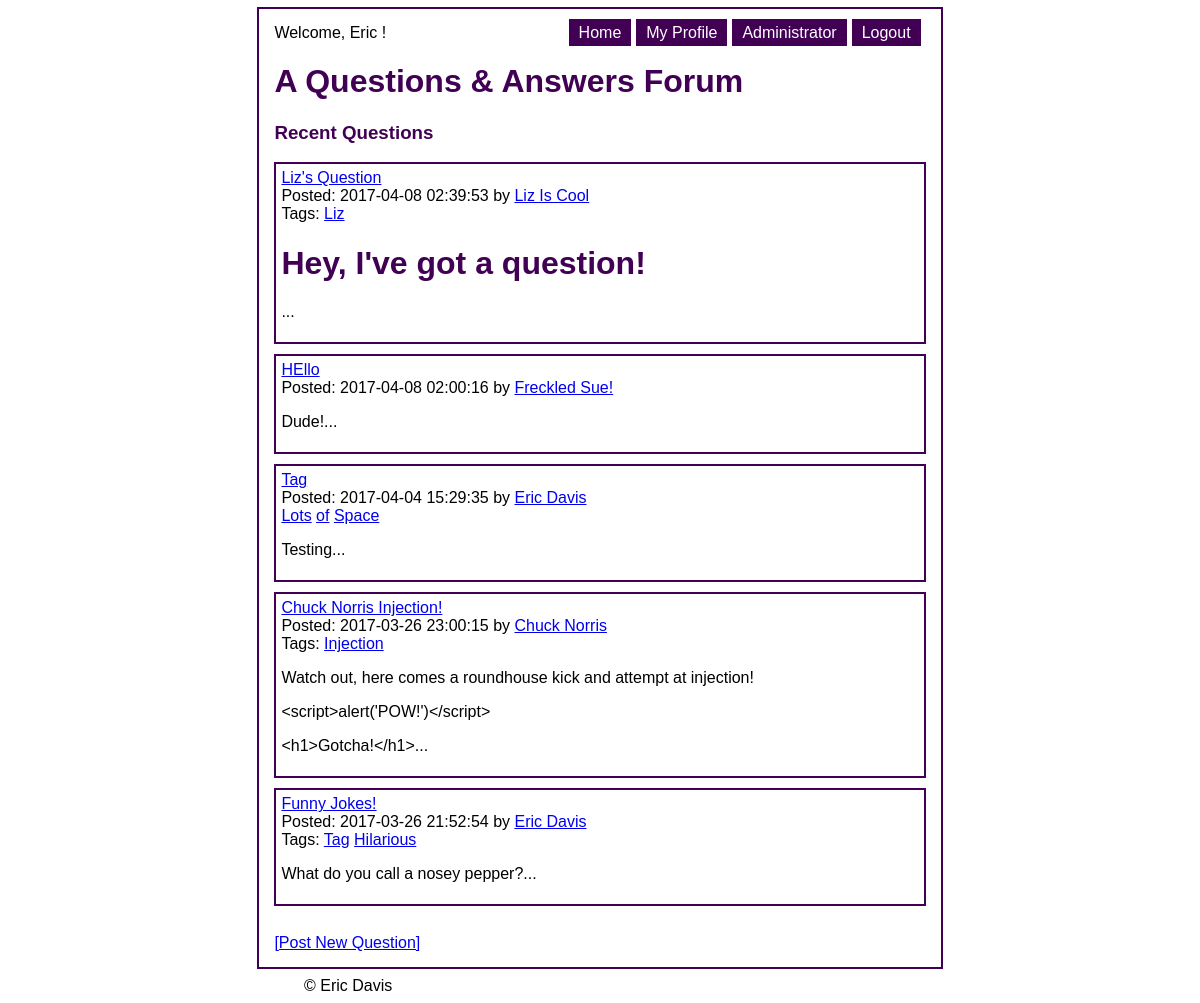
Page /index (signed in) on the committed database.
### tables this page shows
CREATE TABLE Questions (QuestionID INTEGER PRIMARY KEY AUTOINCREMENT NOT NULL, Date DATE NOT NULL, Title TEXT NOT NULL, Content TEXT NOT NULL, Tags TEXT, UserID INTEGER REFERENCES Users (UserID) NOT NULL);

CREATE TABLE Users (UserID INTEGER PRIMARY KEY AUTOINCREMENT NOT NULL UNIQUE, FirstName TEXT NOT NULL, LastName TEXT NOT NULL, Email TEXT NOT NULL, Password TEXT NOT NULL);

### controllers/questions.inc (called while the page is built, shortened)
<?php
include_once "include/util.inc";
include_once 'models/User.inc';
include_once 'models/Question.inc';
include_once 'include/Authenticator.inc';
function get_questions($params) {
    $questions = Question::retrieveRecentQuestions();
    renderTemplate(
        "views/recent_questions_view.inc",
        array(
            'title' => 'A Questions & Answers Forum',
            'subtitle' => 'Recent Questions',
            'questions' => $questions,
            'newQuestionButtonText' => '[Post New Question]'
        )
    );
}

### controllers/index.inc (called while the page is built)
<?php
include_once "include/util.inc";
include_once "controllers/questions.inc";
function get_index($params) {
    get_questions($params);
}

### include/Authenticator.inc (called while the page is built, shortened)
<?php
include_once "models/Db.inc";
include_once "models/Permission.inc";
include_once "include/util.inc";
class Authenticator {
    private $cache;
    private static $instance;
    public static function instance() {
        if (!isset(self::$instance)) {
            self::$instance = new Authenticator();
        }
        return self::$instance;
    }
    private function realUserId($userId) {
        return currentUser();
    }
    public function can($permissionKey, $userId = false) {
        $userId = $this -> realUserId($userId);
        $permissions = $this -> permissionsFor($userId);
        foreach ($permissions as $permission) {
            if ($permission -> getName() === $permissionKey) {
                return true;
            }
        }
        return false;
    }
    private function permissionsFor($userId) {
        if (!isset($this -> cache[$userId])) {
            $db = Db::getDb();
            $st = $db -> prepare(self::PERMS_QUERY);
            $st -> bindParam(':userId', $userId);
            $st -> execute();
            $this -> cache[$userId] = Permission::fromRows($st -> fetchAll(PDO::FETCH_ASSOC));
        }
        return $this -> cache[$userId];
    }
}

### models/Question.inc (called while the page is built, shortened)
<?php
require_once 'models/Model.inc';
class Question extends Model {
    private $date;
    private $title;
    private $content;
    private $tags;
    private $userId;
    public function getDate() {
        return $this->date;
    }
    public function setDate($date) {
        $this->date = $date;
    }
    public function getTitle() {
        return $this->title;
    }
    public function setTitle($title) {
        $this->title = $title;
    }
    public function getContent() {
        return $this->content;
    }
    public function setContent($content) {
        $this->content = $content;
    }
    public function getTags() {
        return $this->tags;
    }
    public function setTags($tags) {
        $this->tags = $tags;
    }
    public function getUserId() {
        return $this->userId;
    }
    public function setUserId($id) {
        $this->userId = $id;
    }
    public static function retrieveRecentQuestions($limit = 5) {
        $db = Db::getDb();
        $st = $db -> prepare('SELECT * FROM Questions ORDER BY Date DESC LIMIT :limit');
        $st->bindParam(':limit', $limit);
        $st -> execute();
        $rows = $st -> fetchAll(PDO::FETCH_ASSOC);
        return self::makeQuestionsFromRows($rows);
    }
    private static function makeQuestionFromRow($row) {
        $question = new Question($row['QuestionID'], $row['Date'], $row['Title'], $row['Content'], $row['Tags'], $row['UserID']);
        return $question;
    }
    private static function makeQuestionsFromRows($rows) {
        $result = array();
        foreach ($rows as $row) {
            $result[] = self::makeQuestionFromRow($row);
        }
        return $result;
    }
}

### models/Model.inc (called while the page is built, shortened)
<?php
include_once 'models/Db.inc';
include_once 'include/util.inc';
class Model {
    protected $id;
    public function getId() {
        return $this -> id;
    }
    public function setId($id) {
        $this -> id = $id;
        return $this;
    }
}

### models/Permission.inc (called while the page is built, shortened)
<?php
include_once 'models/Model.inc';
class Permission extends Model {
    protected $name;
    public function setName($name) {
        $this -> name = trim($name);
        return $this;
    }
    public function getName() {
        return $this -> name;
    }
    public static function fromRows($rows) {
        $result = array();
        foreach ($rows as $row) {
            $result[] = new Permission($row);
        }
        return $result;
    }
}

### models/User.inc (called while the page is built, shortened)
<?php
require_once 'models/Model.inc';
class User extends Model {
    private $firstName;
    private $lastName;
    public function getFirstName() {
        return $this->firstName;
    }
    public function setFirstName($name) {
        $this->firstName = $name;
    }
    public function getLastName() {
        return $this->lastName;
    }
    public function setLastName($name) {
        $this->lastName = $name;
    }
    public static function getFullName($id) {
        $user = self::retrieveUserById($id);
        if ($user) {
            return $user->getFirstName() . " " . $user->getLastName();
        }
        return false;
    }
    public static function retrieveUserById($id) {
        $db = Db::getDb();
        $sql = "SELECT * FROM Users WHERE UserID = :id";
        $statement = $db -> prepare($sql);
        $statement -> bindParam(':id', $id);
        $statement -> execute();
        $row = $statement->fetch(PDO::FETCH_ASSOC);
        return self::makeUserFromRow($row);
    }
    public static function makeUserFromRow($row) {
        $user = new User($row['UserID'], $row['FirstName'], $row['LastName'], $row['Email'], $row['Password']);
        return $user;
    }
}

### views/cache_recent_questions_view.inc (the view, shortened to what this page needs)
<?php include_once 'include/util.inc' ?>
<!DOCTYPE html>
<html>
    <head>
        <link rel="stylesheet" href="/lab/lab3/css/style.css" />
    </head>
    <body>
        <div id="content-wrapper">
            <div id="nav">
                <ul>
                    <?php if (isLoggedIn()) : ?>
                    <li><a href="/lab/lab3/logout">Logout</a></li>
                        <?php  if (Authenticator::instance() -> can('admin_page')) : ?>
                        <li><a href="/lab/lab3/admin">Administrator</a></li>
                        <?php  endif; ?>
                    <li><a href="/lab/lab3/user/view_user/<?php echo(safeParam($_SESSION, 'UserID', false)); ?>">My Profile</a></li>
                    <?php  else : ?>
                    <li><a href="/lab/lab3/login">Login</a></li>
                    <li><a href="/lab/lab3/user/register">Register</a></li>
                    <?php  endif; ?>
                    <li><a href="/lab/lab3/index">Home</a></li>
                </ul>
            </div>
            <div id="greeting">
                <?php  if (isLoggedIn()) : ?>
                <?php echo( "Welcome, " . safeParam($_SESSION, 'FirstName', false) ." ". safeParam($_SESSION, 'LastName', false) ."!" ); ?>
                <?php  endif; ?>
            </div>
<h1> <?php echo( isset($title) ? $title : '' ); ?></h1>
<h3><?php echo( isset($subtitle) ? $subtitle : '' ); ?></h3>
<?php  foreach ($questions as $question): ?>
    <div class="question">
    <a href="/lab/lab3/questions/view_question/<?php echo($question->getId()); ?>"> <?php echo( $question->getTitle() ); ?></a>
    <br />
    Posted: <?php echo( $question->getDate() ); ?> by <a href="/lab/lab3/user/view_user/<?php echo( $question->getUserId() ); ?>"><?php echo( User::getFullName($question->getUserId()) ); ?></a>
    <br />
    <span>
<?php
    $tags = explode(' ', $question->getTags());
    if ($tags[0]) {
        echo "Tags:";
    }
    foreach($tags as $tag) :
?>
    <a href="/lab/lab3/tag/view_questions/<?php echo( $tag ); ?>"><?php echo( $tag ); ?></a>
<?php   endforeach; ?>
</span>
    <p class="question-content"> <?php echo( markdown(html_entity_decode(substr($question->getContent(), 0, 240)."...")) ); ?></p>
</div>
<?php  endforeach; ?>
<br />
<?php  if (isLoggedIn()) : ?>
    <a href="/lab/lab3/questions/post_question/<?php echo( isset($prefillTag) ? $prefillTag : '' ); ?>"><?php echo( $newQuestionButtonText ); ?></a>
<?php  endif; ?>
</div>
<footer>
    &copy; Eric Davis
</footer>
</body>
</html>

### include/util.inc (shortened to what this page needs)
<?php
function markdown($str) {
    $str = htmlspecialchars(ltrim($str),ENT_QUOTES);
    $str = preg_replace('/\*\*(.+)\*\*/u', '<b>$1</b>', $str);
    $str = preg_replace('/\*([^\*]+)\*/u', '<i>$1</i>', $str);
    $str = preg_replace('/#### ([^\n]*)\n/', "<h4>$1</h4>\n", $str);
    $str = preg_replace('/### ([^\n]*)\n/', "<h3>$1</h3>\n", $str);
    $str = preg_replace('/## ([^\n]*)\n/', "<h2>$1</h2>\n", $str);
    $str = preg_replace('/# ([^\n]*)\n/', "<h1>$1</h1>\n", $str);
    $str = preg_replace('/\[([^\]]+)\]\(([^\)]+)\)/', '<a href=\'$2\'>$1</a>', $str);
    $str = preg_replace('/([^\n\r]{2,})(?:(\r\n){2,}|\r{2,}|\n{2,}|$)/u', "<p>$1</p>\n\n", $str);
    return $str;
}
function currentUser() {
    $inSession = session_id();
    if (!empty($inSession)) {
        if (isset($_SESSION['UserID'])) {
            return $_SESSION['UserID'];
        }
    }
    return 0;
}
function isLoggedIn() {
    $inSession = session_id();
    if (!empty($inSession)) {
        if (isset($_SESSION['loggedin'])) {
            return $_SESSION['loggedin'];
        }
    }
    return false;
}
function safeParam($arr, $index, $default=false) {
    if ($arr && isset($arr[$index])) {
        return htmlentities($arr[$index]);
    }
    return $default;
}
function __cacheName($view) {
    $cachePath = explode('/', $view);
    $idx = sizeof($cachePath) - 1;
    $cachePath[$idx] = 'cache_' . $cachePath[$idx];
    return implode('/', $cachePath);
}
function renderTemplate($view, $params) {
    $cacheName = __cacheName($view);
    if (file_exists($cacheName) && (filemtime($cacheName) >= filemtime($view))) {
        $contents = file_get_contents($cacheName);
    }
    extract($params);
    eval("?>" . $contents);
    $result = ob_get_contents();
    echo $result;
}
?>

### css/style.css (style rules this page uses)
body { font-family: helvetica, arial; }
.question { border: 2px solid #410054; margin-bottom: 10px; padding: 5px; }
.question-content { background-color: #eaeaea; }
#content-wrapper { width: 55%; margin-left: auto; margin-right: auto; margin-top: 2%; outline: 2px solid #410054; outline-offset: 15px; }
h1, h2, h3 { color: #410054; }
footer { width: 50%; margin-left: auto; margin-right: auto; margin-top: 25px; }
#nav li { border-right: 5px solid #ffffff; display: inline; float: right; text-align: center; }
#nav a { background-color: #410054; color: white; padding: 5px 10px 5px 10px; text-decoration: none; }

### rows in the picture
questions: Title "Liz's Question", Date "2017-04-08 02:39:53", UserID.LastName "Liz Is Cool", shows "Tags:", Tags "Liz", str "Hey, I've got a question! ..."
questions: Title "HEllo", Date "2017-04-08 02:00:16", UserID.LastName "Freckled Sue!", str "Dude!..."
questions: Title "Tag", Date "2017-04-04 15:29:35", UserID.LastName "Eric Davis", Tags "Lots", Tags "of", Tags "Space", str "Testing..."
questions: Title "Chuck Norris Injection!", Date "2017-03-26 23:00:15", UserID.LastName "Chuck Norris", shows "Tags:", Tags "Injection", str "Watch out, here comes a roundhouse kick and attempt at injection! <script>alert('POW!')</script> <h1>Gotcha!</h1>..."
questions: Title "Funny Jokes!", Date "2017-03-26 21:52:54", UserID.LastName "Eric Davis", shows "Tags:", Tags "Tag", Tags "Hilarious", str "What do you call a nosey pepper?..."

### other values in the picture
safeParam($_SESSION, 'FirstName', false) "Eric"
$title "A Questions & Answers Forum"
$subtitle "Recent Questions"
$newQuestionButtonText "[Post New Question]"
